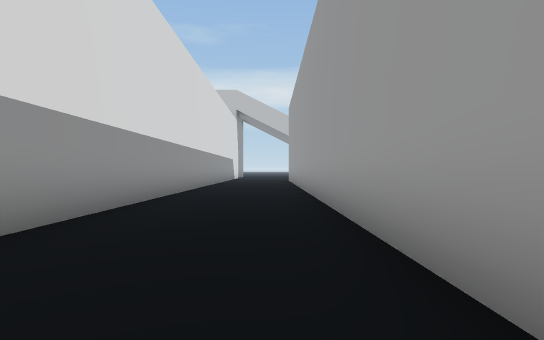
View 1 (above)

24 first-person views from a walk through a scene from a Unity 3-D project. The camera is 0.55 m above the floor, looks level and sees 80° across. The floor is counted in squares, 1 m on a side. Each view is taken from the middle of a square. On the plan, view 1 faces up. The plan holds only what a view shows up to about 9 squares ahead; the rest is blank. The place goes on beyond the plan.

View 2
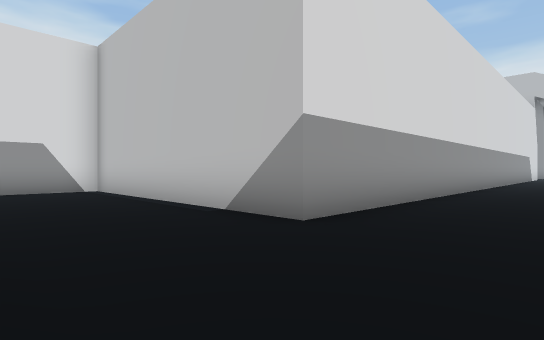

View 3
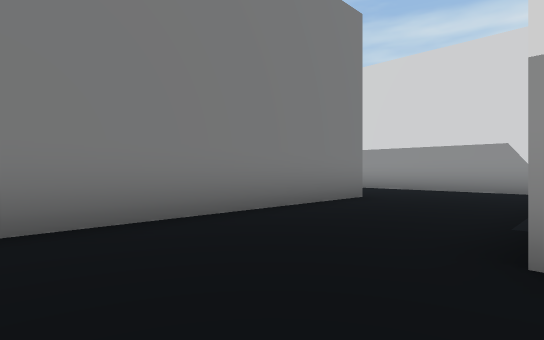

View 4
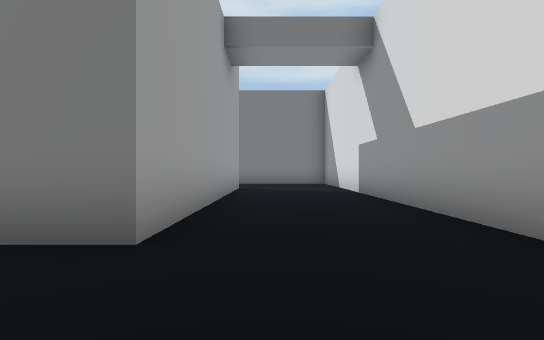

View 5
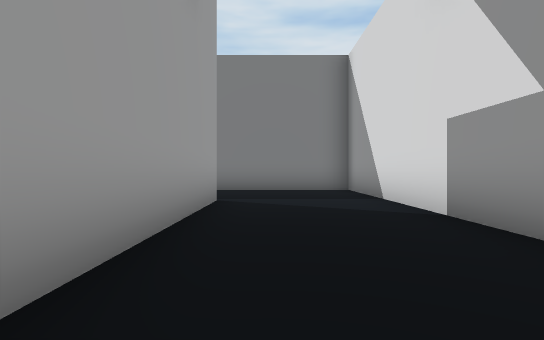

View 6
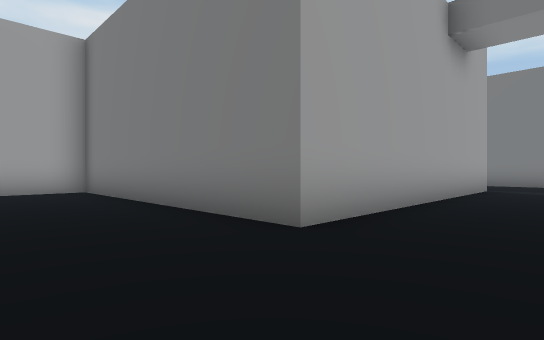

View 7
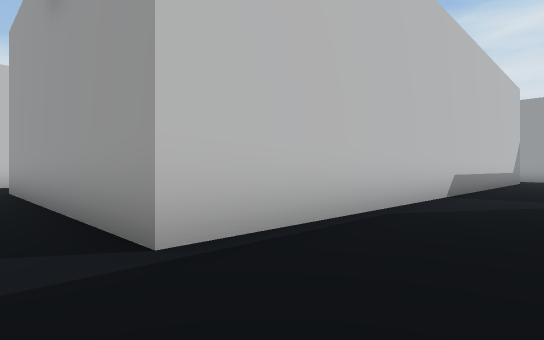

View 8
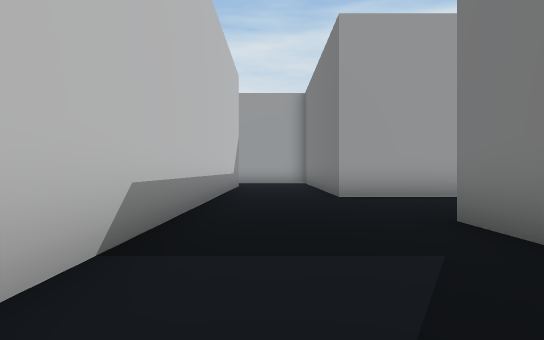

View 9
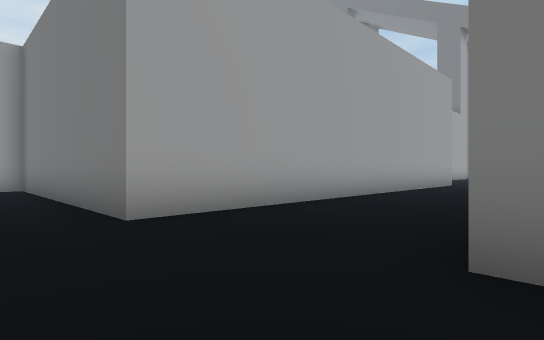

View 10
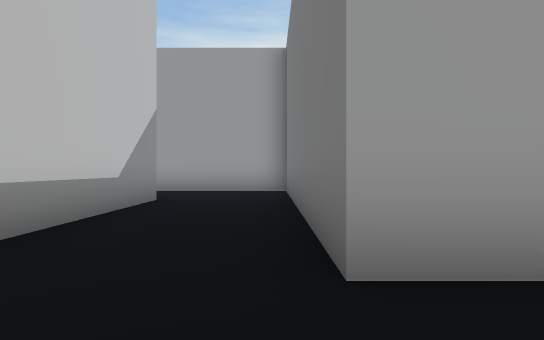

View 11
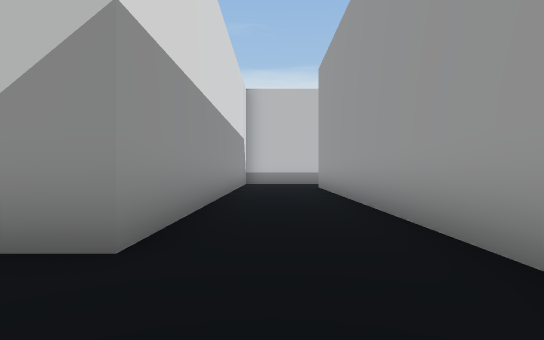

View 12
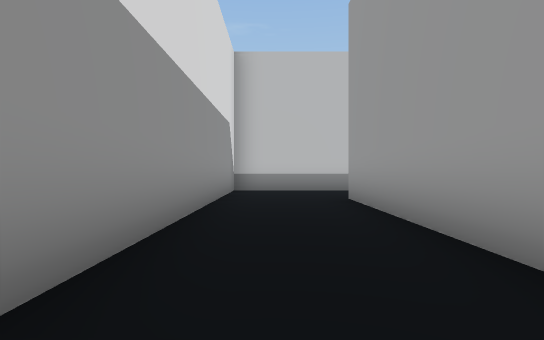

View 13
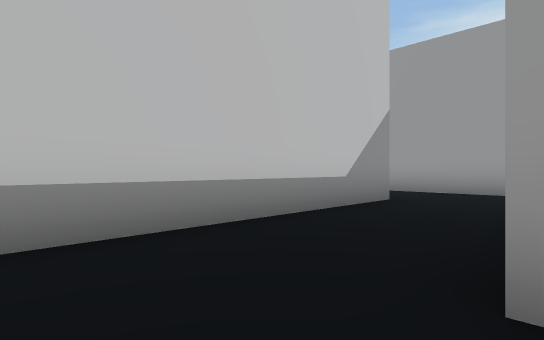

View 14
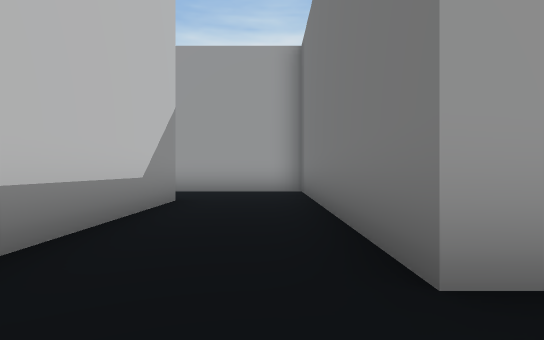

View 15
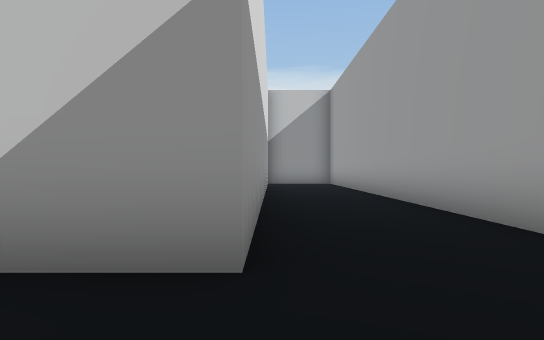

View 16
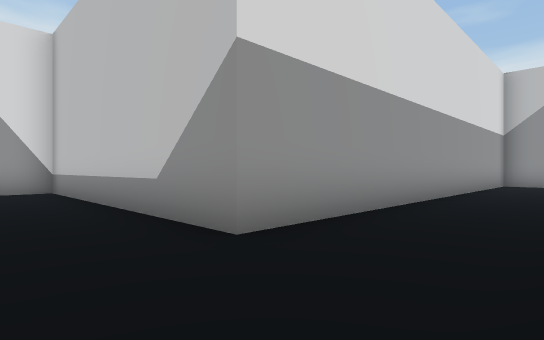

View 17
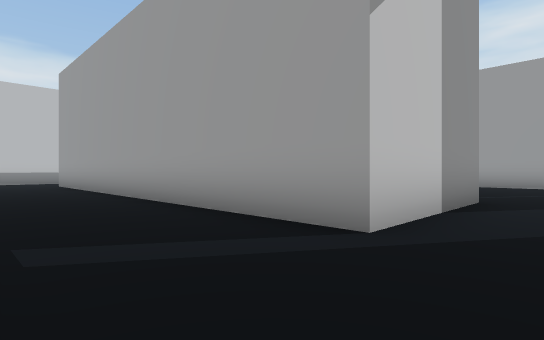

View 18
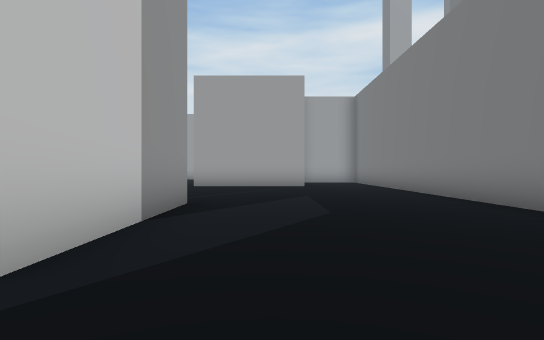

View 19
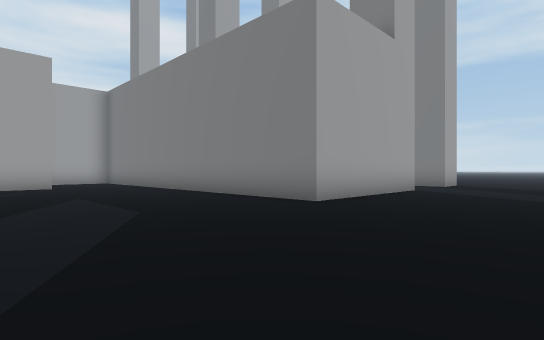

View 20
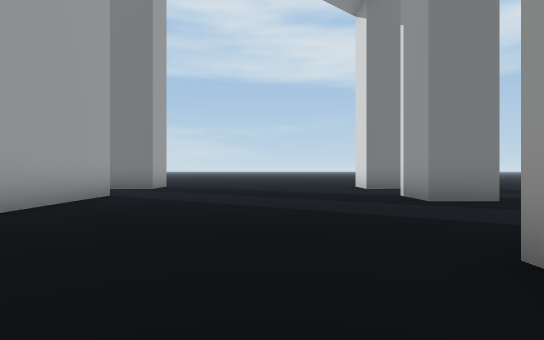

View 21
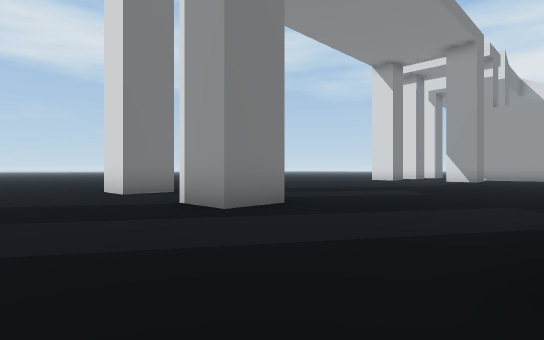

View 22
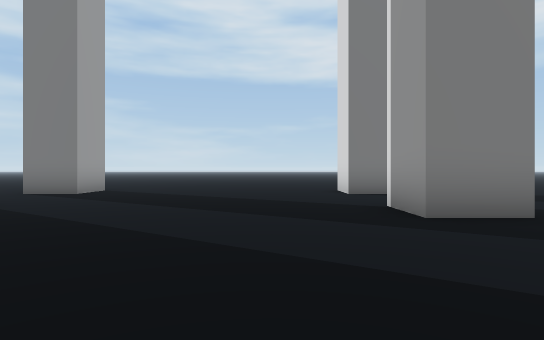

View 23
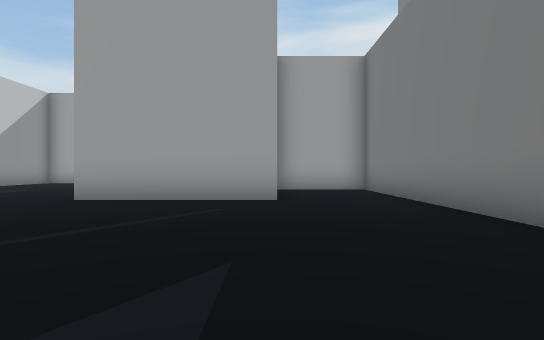

View 24
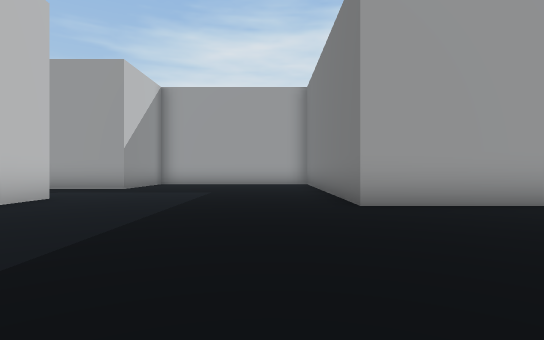

### Floor plan
Points are (right, up) in squares from view 1. A wall is a line through its corners. A room is listed if a view was taken in it or the views show most of it. See-through windows are left out.
Room 1 (views 1, 2, 3, 4, 5, 6)
walls: (-2.3, 8.5) (-2.3, 1.7) (-9.1, 1.7) (-9.1, -9.5); (-6, -8.9) (-6, -1.4) (0.9, -1.4) (0.9, 8.5)
ways out: opening at (-7.5, -9) to room 2
Room 2 (views 7, 8, 9, 10, 11, 12, 13, 14, 15, 16, 17, 18, 19, 20, 21, 22, 23, 24)
walls: (8.4, -22.6) (4.6, -22.6) (4.6, -11.4) (11.5, -11.4) (11.5, -0.8) (18.3, -0.8) (18.3, 8.5); (15.2, -15.7) (14, -15.7); (14, -25.1) (14, -21.4) (18, -21.4); (0.4, -12) (1.5, -12); (6.5, -32) (6.5, -27.6) (17, -27.6); (-1.1, -30.7) (0.2, -30.7) (0.2, -32); (6.5, -35.5) (6.5, -34.5) (7.8, -34.5); (-1.1, -34.5) (0.2, -34.5) (0.2, -35.5); (-9.1, -9.5) (-9.1, -12) (-5.4, -12); (15.8, 8.5) (15.8, 1.7) (9, 1.7) (9, -8.9) (-6, -8.9)
ways out: opening at (-7.5, -9) to room 1

Where each view was taken, in squares from view 1:
view 1: 0 up, 0 right, facing up
view 2: 1 down, 0 right, facing up-left
view 3: 2 up, 0 right, facing down-left
view 4: 1 up, 7 left, facing down
view 5: 3 down, 7 left, facing down
view 6: 1 up, 8 left, facing down-right
view 7: 11 down, 7 left, facing up-right
view 8: 10 down, 2 left, facing right
view 9: 10 down, 1 right, facing down-right
view 10: 11 down, 3 right, facing right
view 11: 11 down, 10 right, facing up
view 12: 7 down, 10 right, facing up
view 13: 1 down, 10 right, facing up-right
view 14: 0 up, 10 right, facing right
view 15: 0 up, 16 right, facing up
view 16: 0 up, 18 right, facing up-left
view 17: 24 down, 2 right, facing up-right
view 18: 24 down, 3 right, facing right
view 19: 23 down, 3 right, facing down-right
view 20: 25 down, 3 right, facing down
view 21: 27 down, 3 right, facing down-left
view 22: 27 down, 2 right, facing down
view 23: 25 down, 8 right, facing right
view 24: 20 down, 9 right, facing right
